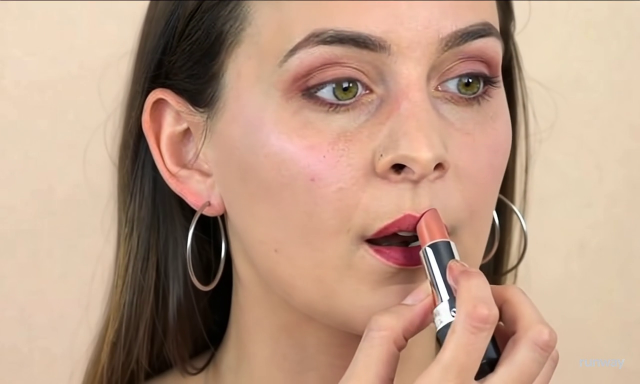
#> input picture frame 12 of backend/video_analysis/test_data/aiAppliyngLipstick.mp4, 1280 x 768 px, given in place of aiBasket_Ulpy0FT.mp4, which was not available (shown at 1/2 size)
$ python deneme.py
#> lines starting #> are read from the running program, lines starting #| are printed output that depends on the picture; pictures that were not available may be replaced by others from this repository, and a replacement may not be noted
import cv2

def extract_features(video_path):
    try:
        cap = cv2.VideoCapture(video_path)
        frame_count = int(cap.get(cv2.CAP_PROP_FRAME_COUNT))
        features = []
        for _ in range(min(frame_count, 30)):  # İlk 30 kareyi kullan
            ret, frame = cap.read()
            if not ret:
                break
            gray = cv2.cvtColor(frame, cv2.COLOR_BGR2GRAY)
            resized = cv2.resize(gray, (64, 64))
            features.append(resized.flatten())
#> this loop made 30 passes
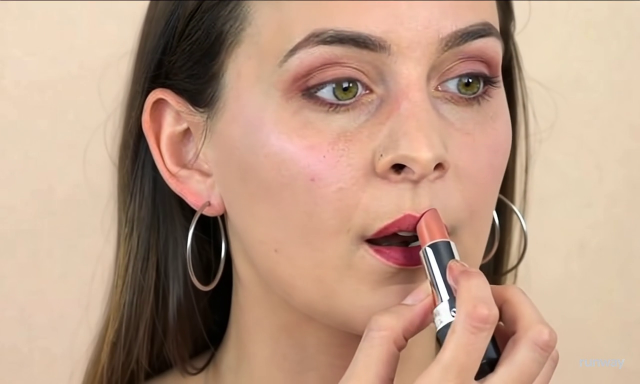
#> input picture frame 12 of backend/video_analysis/test_data/aiAppliyngLipstick.mp4, 1280 x 768 px, given in place of aiBasket_Ulpy0FT.mp4, which was not available (shown at 1/2 size)
#> pass 1, in extract_features, `gray = cv2.cvtColor(frame, cv2.COLOR_BGR2GRAY)`:
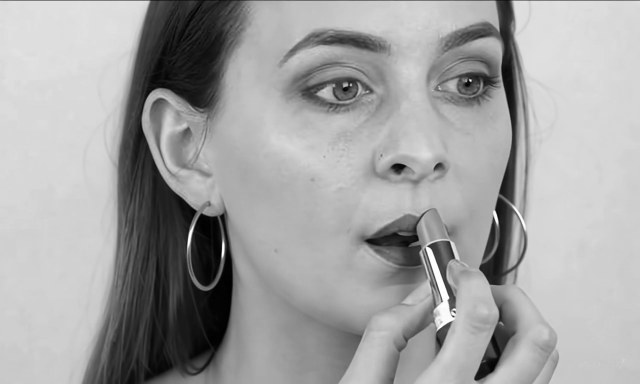
#> gray: shape (768, 1280) (shown at 1/2 size); min 0, max 255, mean 161.8
#> pass 1, in extract_features, `resized = cv2.resize(gray, (64, 64))`:
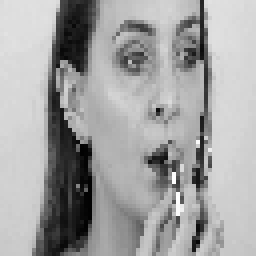
#> resized: shape (64, 64) (shown 4 times larger); min 2, max 255, mean 161.9
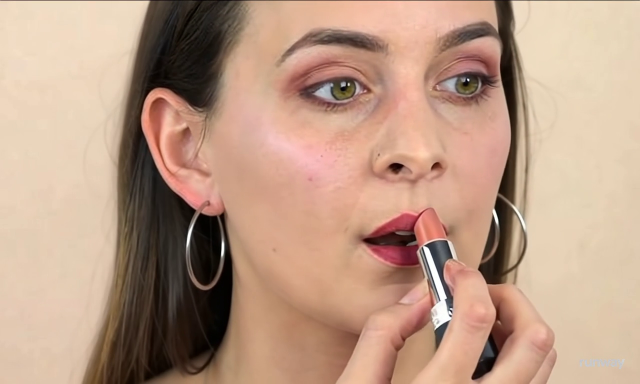
#> input picture frame 13 of backend/video_analysis/test_data/aiAppliyngLipstick.mp4, 1280 x 768 px, given in place of aiBasket_Ulpy0FT.mp4, which was not available (shown at 1/2 size)
#> pass 2, in extract_features, `resized = cv2.resize(gray, (64, 64))`:
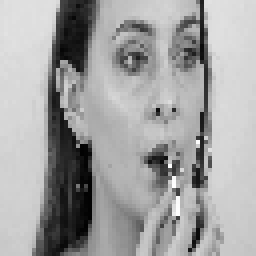
#> resized: shape (64, 64) (shown 4 times larger); min 1, max 255, mean 161.8
#> after the loop:
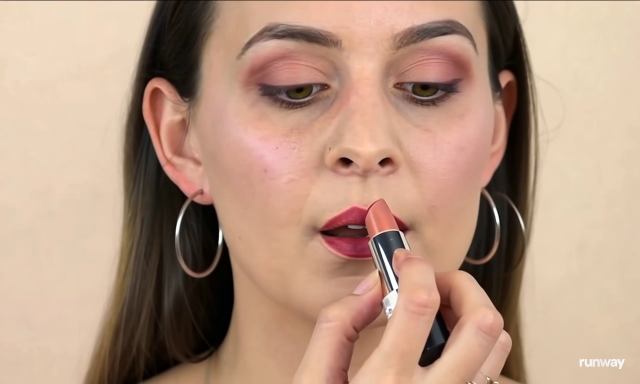
#> frame: shape (768, 1280, 3) (shown at 1/2 size); mean B, G, R 129.7, 150.3, 182.4
#> after the loop:
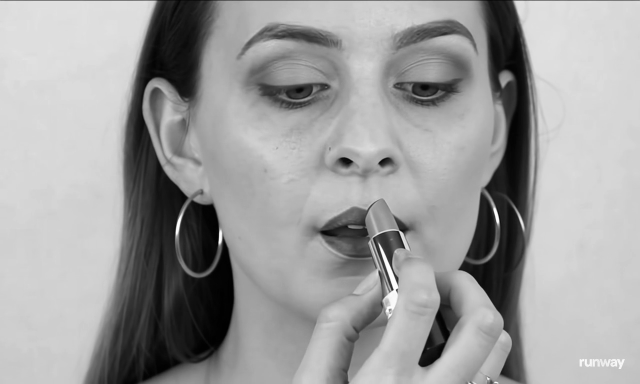
#> gray: shape (768, 1280) (shown at 1/2 size); min 0, max 255, mean 157.4
#> after the loop:
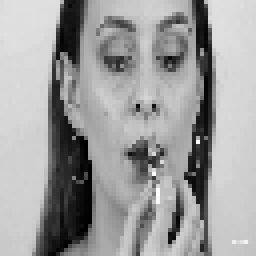
#> resized: shape (64, 64) (shown 4 times larger); min 1, max 254, mean 157.7
#> after the loop, features = 30 items
        cap.release()
        return features
    except Exception as e:
        print(f"extract_features Hatası: {e}")
        return None

# Test
video_path = r"C:\Users\canda\ai-video-detection\media_root\videos\aiBasket_Ulpy0FT.mp4"
features = extract_features(video_path)
#> features = 30 items

if features is None:
    print("Özellik çıkarımı başarısız.")
else:
    print(f"Çıkarılan özellik sayısı: {len(features)}")
#| Çıkarılan özellik sayısı: 30

$ run again, starting later in the video
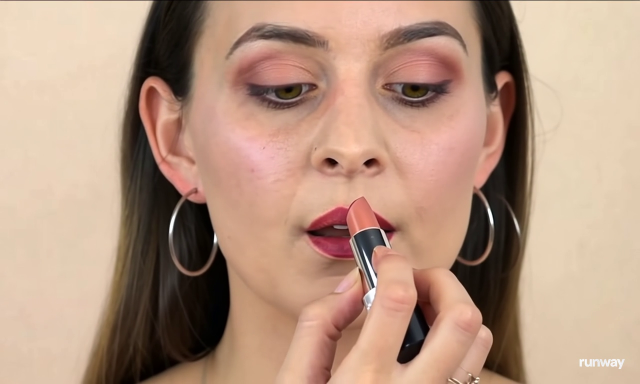
#> input picture frame 56 of backend/video_analysis/test_data/aiAppliyngLipstick.mp4, 1280 x 768 px, given in place of aiBasket_Ulpy0FT.mp4, which was not available (shown at 1/2 size)
#> the loop in extract_features, `for _ in range(min(frame_count, 30)):` made 30 passes
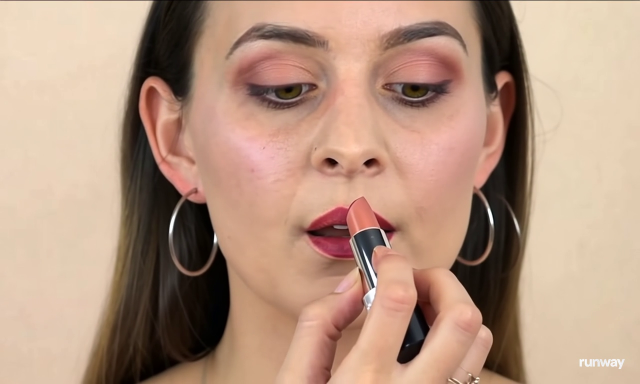
#> input picture frame 56 of backend/video_analysis/test_data/aiAppliyngLipstick.mp4, 1280 x 768 px, given in place of aiBasket_Ulpy0FT.mp4, which was not available (shown at 1/2 size)
#> after the loop in extract_features, `for _ in range(min(frame_count, 30)):`:
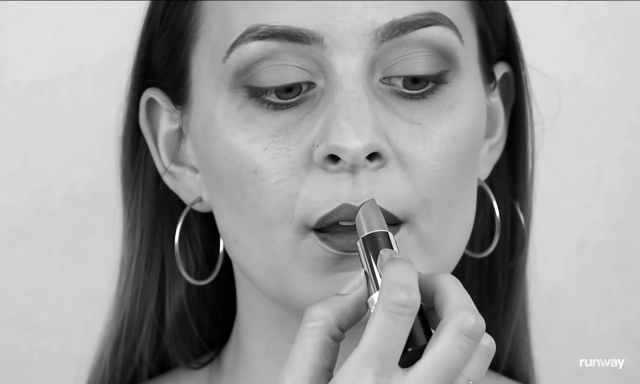
#> gray: shape (768, 1280) (shown at 1/2 size); min 0, max 255, mean 155.9
#> after the loop in extract_features, `for _ in range(min(frame_count, 30)):`:
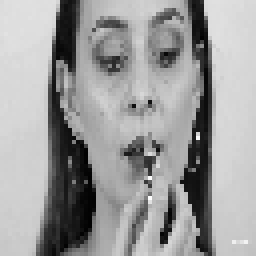
#> resized: shape (64, 64) (shown 4 times larger); min 1, max 253, mean 156.1
#> after the loop in extract_features, `for _ in range(min(frame_count, 30)):`: features = 30 items
#| Çıkarılan özellik sayısı: 30
